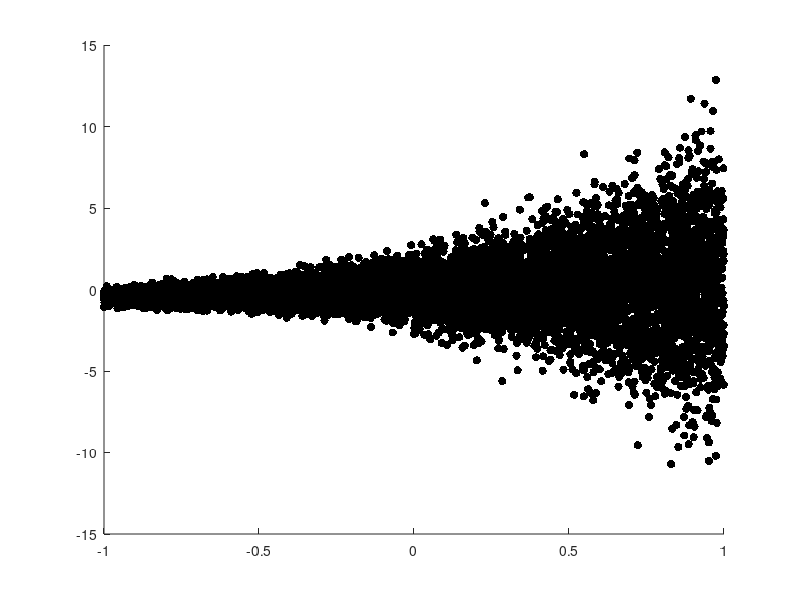

Here is the MATLAB script that generated this plot: (Note: this script raises an error after producing the figure.)
% Exercise - Understanding the method of paired bootstrap

%% 1. Aim of the exercise
% To understand how to correctly estimate standard errors of regression
% coefficients when the error variance is not constant (i.e.,
% heteroskedasticity is present). Standard inference methods can be
% misleading in such cases. We use the paired bootstrap method, which
% resamples observations as (y, X) pairs, to account for heteroskedasticity
% and compare its performance to sampling directly from the population.

%% 2. Theory
% Refer to the accompanying PDF file for the theory.

%% 3. Set values for the parameters of the simulation

% 3.1. Clear the memory
clear;

% 3.2. Set the number of simulations as the number of bootstrap samples
N_sim = 5000;

%% 4. Generate population data

% 4.1. Set the population size
N_obs_pop = 10000;

% 4.2. Generate data for the independent variable
X_pop = [random('Uniform',-1,1,[N_obs_pop,1])];

% 4.3. Heteroskedasticity parameter 
Gamma = 1.5; 

% 4.4. Generate error
u_pop = random('Normal',0,exp(X_pop*Gamma),[N_obs_pop,1]);

% 4.5. Set true beta of the model
B_true = 0.5; 

% 4.6. Generate y
y_pop = X_pop*B_true+u_pop;

% 4.7. Create the population (paired) data
data_pop = [y_pop X_pop];

%% 5. Plot the scatter diagram and the OLS fitted line
figure;
scatter(X_pop,y_pop,'filled','MarkerFaceColor','black');
hold on
h = lsline;
set(h,'Color','blue','LineWidth',2);
xlabel('X');
ylabel('y');
title('Fig. 1. Simulated heteroskedastic data');
hold off;

%% 6. Generate sample data

% 6.1. Set the sample size
N_obs_sample = 500;

% 6.2. Draw a sample from the population
data_sample = datasample(data_pop,N_obs_sample,'Replace',false);

%% 7. Draw (bootsrap) samples from the sample 

% 7.1. Preallocate vector to store coefficient estimates
B_hats_data_samples_boot = NaN(N_sim,1);

% 7.2. Draw samples from the original sample and compute the coefficient estimate each time 
for i = 1:N_sim
    data_samples_boot = datasample(data_sample,N_obs_sample,'Replace',true);
    y = data_samples_boot(:,1);
    X = data_samples_boot(:,2);
    LSS = exercisefunctionlss(y,X); 
    B_hats_data_samples_boot(i) = LSS.B_hat(1,1); 
end

%% 8. Draw samples from the population

% 8.1. Preallocate vector to store coeficient estimates
B_hats_data_samples_pop = NaN(N_sim,1);

% 8.2. Draw samples from the population and compute the coefficient estimate each time
for i = 1:N_sim
    data_samples_pop = datasample(data_pop,N_obs_sample,'Replace',false);
    y = data_samples_pop(:,1);
    X = data_samples_pop(:,2);
    LSS = exercisefunctionlss(y,X); 
    B_hats_data_samples_pop(i) = LSS.B_hat(1,1); 
end

%% 9. Plot the estimated PDFs
figure;
hold on
ksdensity(B_hats_data_samples_boot,'function','pdf');
ksdensity(B_hats_data_samples_pop,'function','pdf');
xline(B_true,'Color','black');
ylabel('Density');
xlabel('B\_hat');
legend('Bootstrap sampling','Population sampling','B\_true');
title('Fig. 2. PDF comparison: bootstrap B\_hat vs. population sample B\_hat');
hold off;

%% 10. Plot the estimated CDFs
figure;
hold on
ksdensity(B_hats_data_samples_boot,'function','cdf');
ksdensity(B_hats_data_samples_pop,'function','cdf');
ylabel('Cumulative distribution');
xlabel('B\_hat');
legend('Bootstrap sampling','Population sampling');
title('Fig. 3. CDF comparison: bootstrap B\_hat vs. population sample B\_hat');
hold off
